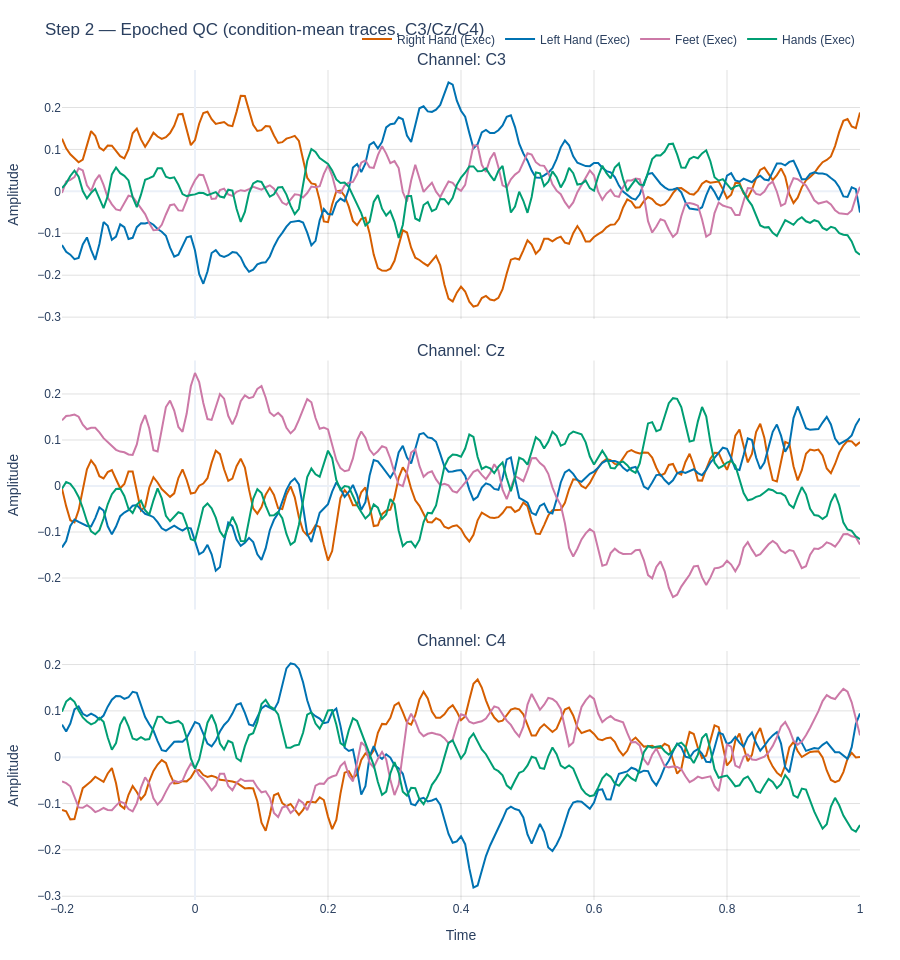

Source (notebook cell):
### Code cell
# ==============================================================================
# QUALITY CONTROL: Plot condition-mean traces over motor channels
# ==============================================================================
# We aggregate the trials by condition to generate Event-Related Potentials (ERPs)
# Make sure to use container_plot, which includes our pre-stimulus baseline!
container_for_qc = container_plot.aggregate(by='y', stats='mean')

# We only want to plot the central motor channels to verify our motor imagery paradigm
preferred = ['C3', 'Cz', 'C4']
selected = [c for c in preferred if c in channels]

fig_qc = plot_channel_traces(
    data=container_for_qc.X,
    times=np.asarray(container_for_qc.coords['time']),
    group_labels=np.asarray(container_for_qc.coords['obs']).astype(int),
    channel_names=np.asarray(container_for_qc.coords['channel']).astype(str),
    selected_channels=selected,
    group_name_map=LABEL_NAMES,
    color_map=CONDITION_COLORS,
    title='Step 2 — Epoched QC (condition-mean traces, C3/Cz/C4)',
)
fig_qc.show()

### Figure 1 — Plotly figure (JSON) as saved in the notebook; plotly's stock layout.template omitted (floating-point values rounded to 4 significant figures; data arrays with more than 128 entries replaced by an {"elided": "..."} marker saying what was removed)
{"data": [{"legendgroup": "4", "line": {"color": "#D55E00", "width": 2}, "mode": "lines", "name": "Right Hand (Exec)", "opacity": 1, "showlegend": true, "type": "scatter", "x": {"elided": "193 float values"}, "xaxis": "x", "y": {"elided": "193 float values"}, "yaxis": "y"}, {"legendgroup": "3", "line": {"color": "#0072B2", "width": 2}, "mode": "lines", "name": "Left Hand (Exec)", "opacity": 1, "showlegend": true, "type": "scatter", "x": {"elided": "193 float values"}, "xaxis": "x", "y": {"elided": "193 float values"}, "yaxis": "y"}, {"legendgroup": "8", "line": {"color": "#CC79A7", "width": 2}, "mode": "lines", "name": "Feet (Exec)", "opacity": 1, "showlegend": true, "type": "scatter", "x": {"elided": "193 float values"}, "xaxis": "x", "y": {"elided": "193 float values"}, "yaxis": "y"}, {"legendgroup": "7", "line": {"color": "#009E73", "width": 2}, "mode": "lines", "name": "Hands (Exec)", "opacity": 1, "showlegend": true, "type": "scatter", "x": {"elided": "193 float values"}, "xaxis": "x", "y": {"elided": "193 float values"}, "yaxis": "y"}, {"legendgroup": "4", "line": {"color": "#D55E00", "width": 2}, "mode": "lines", "name": "Right Hand (Exec)", "opacity": 1, "showlegend": false, "type": "scatter", "x": {"elided": "193 float values"}, "xaxis": "x2", "y": {"elided": "193 float values"}, "yaxis": "y2"}, {"legendgroup": "3", "line": {"color": "#0072B2", "width": 2}, "mode": "lines", "name": "Left Hand (Exec)", "opacity": 1, "showlegend": false, "type": "scatter", "x": {"elided": "193 float values"}, "xaxis": "x2", "y": {"elided": "193 float values"}, "yaxis": "y2"}, {"legendgroup": "8", "line": {"color": "#CC79A7", "width": 2}, "mode": "lines", "name": "Feet (Exec)", "opacity": 1, "showlegend": false, "type": "scatter", "x": {"elided": "193 float values"}, "xaxis": "x2", "y": {"elided": "193 float values"}, "yaxis": "y2"}, {"legendgroup": "7", "line": {"color": "#009E73", "width": 2}, "mode": "lines", "name": "Hands (Exec)", "opacity": 1, "showlegend": false, "type": "scatter", "x": {"elided": "193 float values"}, "xaxis": "x2", "y": {"elided": "193 float values"}, "yaxis": "y2"}, {"legendgroup": "4", "line": {"color": "#D55E00", "width": 2}, "mode": "lines", "name": "Right Hand (Exec)", "opacity": 1, "showlegend": false, "type": "scatter", "x": {"elided": "193 float values"}, "xaxis": "x3", "y": {"elided": "193 float values"}, "yaxis": "y3"}, {"legendgroup": "3", "line": {"color": "#0072B2", "width": 2}, "mode": "lines", "name": "Left Hand (Exec)", "opacity": 1, "showlegend": false, "type": "scatter", "x": {"elided": "193 float values"}, "xaxis": "x3", "y": {"elided": "193 float values"}, "yaxis": "y3"}, {"legendgroup": "8", "line": {"color": "#CC79A7", "width": 2}, "mode": "lines", "name": "Feet (Exec)", "opacity": 1, "showlegend": false, "type": "scatter", "x": {"elided": "193 float values"}, "xaxis": "x3", "y": {"elided": "193 float values"}, "yaxis": "y3"}, {"legendgroup": "7", "line": {"color": "#009E73", "width": 2}, "mode": "lines", "name": "Hands (Exec)", "opacity": 1, "showlegend": false, "type": "scatter", "x": {"elided": "193 float values"}, "xaxis": "x3", "y": {"elided": "193 float values"}, "yaxis": "y3"}], "layout": {"annotations": [{"font": {"size": 16}, "showarrow": false, "text": "Channel: C3", "x": 0.5, "xanchor": "center", "xref": "paper", "y": 1, "yanchor": "bottom", "yref": "paper"}, {"font": {"size": 16}, "showarrow": false, "text": "Channel: Cz", "x": 0.5, "xanchor": "center", "xref": "paper", "y": 0.65, "yanchor": "bottom", "yref": "paper"}, {"font": {"size": 16}, "showarrow": false, "text": "Channel: C4", "x": 0.5, "xanchor": "center", "xref": "paper", "y": 0.3, "yanchor": "bottom", "yref": "paper"}], "height": 960, "legend": {"orientation": "h", "x": 1, "xanchor": "right", "y": 1.02, "yanchor": "bottom"}, "margin": {"b": 60, "l": 60, "r": 40, "t": 70}, "title": {"text": "Step 2 — Epoched QC (condition-mean traces, C3/Cz/C4)"}, "xaxis": {"anchor": "y", "domain": [0, 1], "matches": "x3", "showticklabels": false}, "xaxis2": {"anchor": "y2", "domain": [0, 1], "matches": "x3", "showticklabels": false}, "xaxis3": {"anchor": "y3", "domain": [0, 1], "title": {"text": "Time"}}, "yaxis": {"anchor": "x", "domain": [0.7, 1], "title": {"text": "Amplitude"}}, "yaxis2": {"anchor": "x2", "domain": [0.35, 0.65], "title": {"text": "Amplitude"}}, "yaxis3": {"anchor": "x3", "domain": [0, 0.3], "title": {"text": "Amplitude"}}}}
